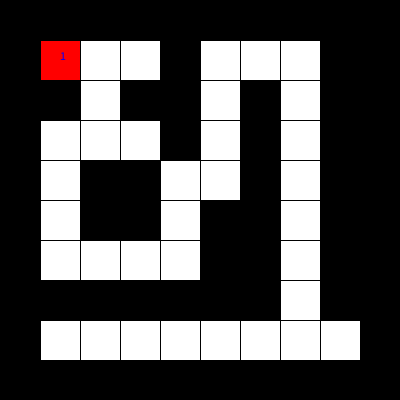
Frame 1 (no input)
Frame 60 (the mouse pressed at the canvas centre just before this capture): identical to frame 1, image omitted
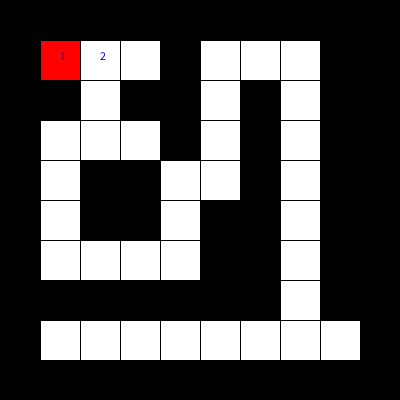
Frame 120 (the mouse held since frame 60 and released just before this capture)

The Processing sketch that drew these frames (run headless with seeded random() and noise(); from frame 60 on, the mouse is pressed at the canvas centre):

// Processing sketch: week15_07_maze_DFS_visited_step_mousePressed_move
// ── week15_07_maze_DFS_visited_step_mousePressed_move.pde
//week15_07_maze_DFS_visited_step_mousePressed_move
int [][] maze= {
  {1,1,1,1,1,1,1,1,1,1},
  {1,0,0,0,1,0,0,0,1,1},
  {1,1,0,1,1,0,1,0,1,1},
  {1,0,0,0,1,0,1,0,1,1},
  {1,0,1,1,0,0,1,0,1,1},
  {1,0,1,1,0,1,1,0,1,1},
  {1,0,0,0,0,1,1,0,1,1},
  {1,1,1,1,1,1,1,0,1,1},
  {1,0,0,0,0,0,0,0,0,1},
  {1,1,1,1,1,1,1,1,1,1},
};
int [][] visited = new int[10][10];
int startI = 1, startJ = 1, I=1, J=1, step=1;
void setup(){
  size(400, 400);
  visited[I][J] = step;
}
void draw(){
  for(int i=0; i<maze.length; i++){
    for(int j=0; j<maze[0].length; j++){
      if(maze[i][j]==1) fill(0);
      else fill(255);
      rect(j*40, i*40, 40, 40);
    }
  }
  fill(255,0,0);
  rect(startJ*40, startI*40, 40, 40);
  for(int i=0; i<maze.length; i++){
    for(int j=0; j<maze[0].length; j++){
      if(visited[i][j]>0){
        fill(0,0,255);
        text(""+visited[i][j], j*40+20, i*40+20);
       }
     }
  }
}
void mousePressed(){
  if(maze[I+1][J]==0){
    I = I+1;
    visited[I][J] = ++step;
  }else if(maze[I][J+1]==0){
    J = J+1;
    visited[I][J] = ++step;
  }
}
